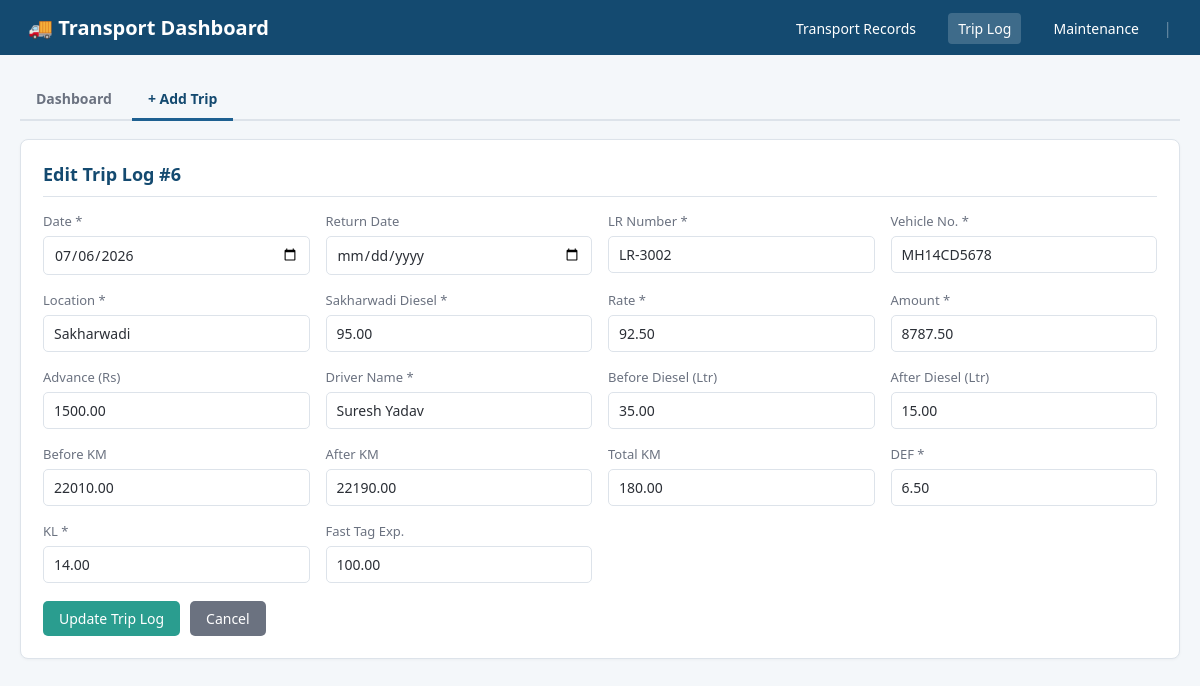
/trip_log_form.php?id=6, run on the app's committed database.
### tables this page shows
CREATE TABLE `trip_logs` (
  `id` int(11) NOT NULL,
  `trip_date` date NOT NULL,
  `return_date` date DEFAULT NULL,
  `lr_number` varchar(50) NOT NULL,
  `vehicle_no` varchar(50) NOT NULL,
  `location` varchar(150) NOT NULL,
  `sakharwadi_diesel` decimal(10,2) NOT NULL,
  `rate` decimal(10,2) NOT NULL,
  `amount` decimal(12,2) NOT NULL,
  `advance` decimal(10,2) DEFAULT NULL,
  `driver_name` varchar(100) NOT NULL,
  `before_diesel` decimal(10,2) DEFAULT NULL,
  `after_diesel` decimal(10,2) DEFAULT NULL,
  `before_km` decimal(10,2) DEFAULT NULL,
  `after_km` decimal(10,2) DEFAULT NULL,
  `total_km` decimal(10,2) DEFAULT NULL,
  `def_qty` decimal(10,2) NOT NULL,
  `kl_qty` decimal(10,2) NOT NULL,
  `fasttag_exp` decimal(10,2) DEFAULT NULL,
  `created_at` timestamp NOT NULL DEFAULT current_timestamp(),
  `updated_at` timestamp NOT NULL DEFAULT current_timestamp() ON UPDATE current_timestamp()
);

### trip_log_form.php (the view, shortened to what this page needs)
<?php
$pdo = getDbConnection();
$isEdit = false;
$record = [
    'id'                => '',
    'trip_date'         => '',
    'return_date'       => '',
    'lr_number'         => '',
    'vehicle_no'        => '',
    'location'          => '',
    'sakharwadi_diesel' => '',
    'rate'              => '',
    'amount'            => '',
    'advance'           => '',
    'driver_name'       => '',
    'before_diesel'     => '',
    'after_diesel'      => '',
    'before_km'         => '',
    'after_km'          => '',
    'total_km'          => '',
    'def_qty'           => '',
    'kl_qty'            => '',
    'fasttag_exp'       => '',
];
if (isset($_GET['id']) && ctype_digit($_GET['id'])) {
    $isEdit = true;
    $stmt = $pdo->prepare('SELECT * FROM trip_logs WHERE id = :id');
    $stmt->execute([':id' => $_GET['id']]);
    $found = $stmt->fetch();
    if ($found) {
        $record = $found;
    } else {
        $isEdit = false;
    }
}
?>
<!DOCTYPE html>
<html lang="en">
<head>
<link rel="stylesheet" href="assets/style.css">
</head>
<body>
<?php $activeSection = 'triplog'; require __DIR__ . '/partials/nav.php'; ?>
<div class="container">
    <div class="tabs">
        <a href="trip_logs.php">Dashboard</a>
        <a href="trip_log_form.php" class="active">+ Add Trip</a>
    </div>
    <div class="card">
        <h2><?= $isEdit ? 'Edit Trip Log #' . (int)$record['id'] : 'Add New Trip Log' ?></h2>
        <form method="POST" action="trip_log_form.php">
            <div class="form-grid">
                <div class="form-group">
                    <label>Date *</label>
                    <input type="date" name="trip_date" value="<?= htmlspecialchars($record['trip_date']) ?>" required>
                </div>
                <div class="form-group">
                    <label>Return Date</label>
                    <input type="date" name="return_date" value="<?= htmlspecialchars($record['return_date'] ?? '') ?>">
                </div>
                <div class="form-group">
                    <label>LR Number *</label>
                    <input type="text" name="lr_number" placeholder="e.g. LR-3001"
                           value="<?= htmlspecialchars($record['lr_number']) ?>" required>
                </div>
                <div class="form-group">
                    <label>Vehicle No. *</label>
                    <input type="text" name="vehicle_no" placeholder="e.g. MH12AB1234"
                           value="<?= htmlspecialchars($record['vehicle_no']) ?>" required>
                </div>
                <div class="form-group">
                    <label>Location *</label>
                    <input type="text" name="location" placeholder="e.g. Sakharwadi"
                           value="<?= htmlspecialchars($record['location']) ?>" required>
                </div>
                <div class="form-group">
                    <label>Sakharwadi Diesel *</label>
                    <input type="number" step="0.01" name="sakharwadi_diesel" placeholder="Ltr"
                           value="<?= htmlspecialchars((string)($record['sakharwadi_diesel'] ?? '')) ?>" required>
                </div>
                <div class="form-group">
                    <label>Rate *</label>
                    <input type="number" step="0.01" name="rate" placeholder="e.g. 92.50"
                           value="<?= htmlspecialchars((string)($record['rate'] ?? '')) ?>" required>
                </div>
                <div class="form-group">
                    <label>Amount *</label>
                    <input type="number" step="0.01" name="amount" placeholder="e.g. 11100.00"
                           value="<?= htmlspecialchars((string)($record['amount'] ?? '')) ?>" required>
                </div>
                <div class="form-group">
                    <label>Advance (Rs)</label>
                    <input type="number" step="0.01" name="advance"
                           value="<?= htmlspecialchars((string)($record['advance'] ?? '')) ?>">
                </div>
                <div class="form-group">
                    <label>Driver Name *</label>
                    <input type="text" name="driver_name" placeholder="e.g. Ramesh Patil"
                           value="<?= htmlspecialchars($record['driver_name']) ?>" required>
                </div>
                <div class="form-group">
                    <label>Before Diesel (Ltr)</label>
                    <input type="number" step="0.01" name="before_diesel"
                           value="<?= htmlspecialchars((string)($record['before_diesel'] ?? '')) ?>">
                </div>
                <div class="form-group">
                    <label>After Diesel (Ltr)</label>
                    <input type="number" step="0.01" name="after_diesel"
                           value="<?= htmlspecialchars((string)($record['after_diesel'] ?? '')) ?>">
                </div>
                <div class="form-group">
                    <label>Before KM</label>
                    <input type="number" step="0.01" name="before_km" id="before_km"
                           value="<?= htmlspecialchars((string)($record['before_km'] ?? '')) ?>">
                </div>
                <div class="form-group">
                    <label>After KM</label>
                    <input type="number" step="0.01" name="after_km" id="after_km"
                           value="<?= htmlspecialchars((string)($record['after_km'] ?? '')) ?>">
                </div>
                <div class="form-group">
                    <label>Total KM</label>
                    <input type="number" step="0.01" name="total_km" id="total_km"
                           placeholder="Auto-filled from Before/After KM if left blank"
                           value="<?= htmlspecialchars((string)($record['total_km'] ?? '')) ?>">
                </div>
                <div class="form-group">
                    <label>DEF *</label>
                    <input type="number" step="0.01" name="def_qty" placeholder="Ltr"
                           value="<?= htmlspecialchars((string)($record['def_qty'] ?? '')) ?>" required>
                </div>
                <div class="form-group">
                    <label>KL *</label>
                    <input type="number" step="0.01" name="kl_qty"
                           value="<?= htmlspecialchars((string)($record['kl_qty'] ?? '')) ?>" required>
                </div>
                <div class="form-group">
                    <label>Fast Tag Exp.</label>
                    <input type="number" step="0.01" name="fasttag_exp"
                           value="<?= htmlspecialchars((string)($record['fasttag_exp'] ?? '')) ?>">
                </div>
            </div>
            <div class="form-actions">
                <button type="submit" class="btn btn-accent"><?= $isEdit ? 'Update Trip Log' : 'Save Trip Log' ?></button>
                <a href="trip_logs.php" class="btn btn-secondary">Cancel</a>
            </div>
        </form>
    </div>
</div>
</body>
</html>

### assets/style.css (style rules this page uses)
:root { --primary: #1e6091; --primary-dark: #144a70; --accent: #2a9d8f; --danger: #d64545; --bg: #f4f7fa; --card-bg: #ffffff; --border: #dde3ea; --text: #2b2f36; --text-light: #6b7280; }
* { box-sizing: border-box; }
body { margin: 0; font-family: 'Segoe UI', Roboto, Arial, sans-serif; background: var(--bg); color: var(--text); }
.container { max-width: 1200px; margin: 24px auto; padding: 0 20px; }
.card { background: var(--card-bg); border: 1px solid var(--border); border-radius: 8px; padding: 22px; margin-bottom: 22px; box-shadow: 0 1px 3px rgba(0,0,0,0.04); }
.card h2 { margin-top: 0; font-size: 18px; color: var(--primary-dark); border-bottom: 1px solid var(--border); padding-bottom: 10px; }
input[type=text], input[type=date], input[type=time], input[type=tel], input[type=number], input[type=password], select, textarea { padding: 8px 10px; border: 1px solid var(--border); border-radius: 5px; font-size: 14px; font-family: inherit; background: #fff; color: var(--text); }
.btn { display: inline-block; padding: 8px 16px; border-radius: 5px; border: none; font-size: 14px; font-family: inherit; cursor: pointer; text-decoration: none; color: #fff; background: var(--primary); transition: background 0.15s ease; }
.btn-accent { background: var(--accent); }
.btn-secondary { background: #6b7280; }
.form-grid { display: grid; grid-template-columns: repeat(auto-fit, minmax(220px, 1fr)); gap: 16px; }
.form-group { display: flex; flex-direction: column; }
.form-group label { font-size: 13px; margin-bottom: 6px; color: var(--text-light); }
.form-group input, .form-group select, .form-group textarea { width: 100%; }
.form-actions { margin-top: 18px; display: flex; gap: 10px; }
.tabs { display: flex; gap: 4px; border-bottom: 2px solid var(--border); margin-bottom: 18px; flex-wrap: wrap; }
.tabs a, .tabs button { display: inline-flex; align-items: center; gap: 6px; padding: 10px 16px; font-size: 14px; font-weight: 600; color: var(--text-light); text-decoration: none; background: none; border: none; border-bottom: 3px solid transparent; cursor: pointer; margin-bottom: -2px; font-family: inherit; }
.tabs a.active, .tabs button.active { color: var(--primary-dark); border-bottom-color: var(--primary); }

### data on the page
trip_logs: id "6", trip_date "07/06/2026", lr_number "LR-3002", vehicle_no "MH14CD5678", location "Sakharwadi", sakharwadi_diesel "95.00", rate "92.50", amount "8787.50", advance "1500.00", driver_name "Suresh Yadav", before_diesel "35.00", after_diesel "15.00", before_km "22010.00", after_km "22190.00", total_km "180.00", def_qty "6.50", kl_qty "14.00", fasttag_exp "100.00"
